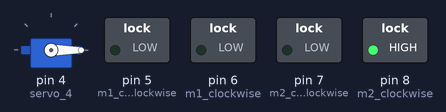
A sketch run on a simulated Arduino Uno, built with avr-gcc and run on an emulated ATmega328P. On the bench: servo, switched loads named in the sketch (green lamp = pin HIGH).

Above: at 0.05 s.
At 1.0 s:
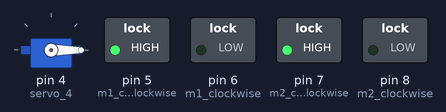
At 1.5 s:
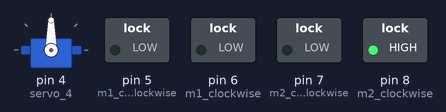
At 2.0 s:
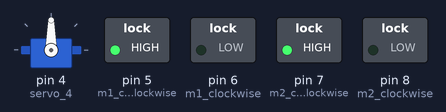
At 2.95 s:
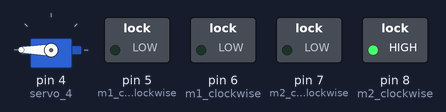
At 3.95 s:
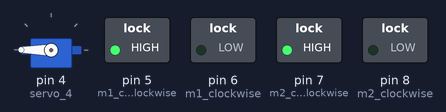
Timing chart, 0 to 9.1 s (numbered marks = the images above):
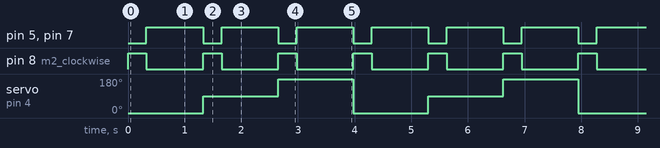

Measured:
- by itself, pin 5 (m1_counterclockwise), pin 7 (m2_counterclockwise): alternates HIGH for 1.0 s and LOW for 0.33 s
- by itself, pin 8 (m2_clockwise): alternates HIGH for 0.33 s and LOW for 1.0 s
- by itself, servo on pin 4 (servo_4): repeats every 4.0 s: 180° 1.3 s, 0° 1.3 s, 90° 1.3 s

The sketch:

Servo.ino
```cpp
#include <Servo.h>
#include <IRremote.h>

int RECV_PIN = 3;  // Pin where your IR receiver's OUT pin is connected

Servo servo_4;
int angle = 0;

String receivedSignal;

int zone;
//zone 1= right
//zone 2 = front
//zone 3 = left
//zone 4 = back

const int m1_clockwise = 6; //left motor //2
const int m1_counterclockwise = 5; //3
const int m2_clockwise = 8; //right motor //4
const int m2_counterclockwise = 7; //5
int m_pins[] = {m2_clockwise, m2_counterclockwise, m1_clockwise, m1_counterclockwise};

// this constant won't change. It's the pin number of the sensor's output:
const int trigPin = 10; //7
const int echoPin = 11; //8

void setup()
{
  IrReceiver.begin(RECV_PIN, ENABLE_LED_FEEDBACK);  // Start the receiver

  // Initialize pins for ultrasonic sensor
  pinMode(trigPin, OUTPUT);
  pinMode(echoPin, INPUT);

   // Initialize pins for motors
  for (int i = 0; i < sizeof(m_pins) / sizeof(m_pins[0]); i++) {
      pinMode(m_pins[i], OUTPUT);
  }

  servo_4.attach(4, 500, 2500);
  Serial.begin(9600);
}

void loop()
{
  servo_4.write(angle);
  zone = detectBall();
  changeDirection();
  //sendSignal();

  angle += 90;
  if (angle > 180)
  {
    angle =0;
  }
  delay(1000); // Wait for 1000 millisecond(s)
}

int detectBall()
{
  if (IrReceiver.decode()) {
    receivedSignal = String(IrReceiver.decodedIRData.command, HEX);
    IrReceiver.resume(); // Add this line
    if (angle == 0)
    {
      return 1;
    }
    else if (angle == 90)
    {
      return 2;
    }
    else if (angle == 180)
    {
      return 3;
    }
  }
  else
  {
      return 4;
  }
}

void changeDirection()
{
  if (zone == 1)
  {
    right(255);
    delay(150);
    forward(255);
  }
  else if (zone == 2)
  {
    forward(255);
  }
  else if (zone == 3)
  {
    left(255);
    delay(150);
    forward(255);
  }
  else
  {
    right(255);
    delay(325);
    forward(255);
  }
}

void forward(int speed) {
  analogWrite(m1_counterclockwise, speed);
  analogWrite(m2_counterclockwise, speed);

  digitalWrite(m1_clockwise, LOW);
  digitalWrite(m2_clockwise, LOW);
}

void backwards(int speed) {
  digitalWrite(m1_counterclockwise, LOW);
  digitalWrite(m2_counterclockwise, LOW);

  analogWrite(m1_clockwise, speed);
  analogWrite(m2_clockwise, speed);
}

void left(int speed)
{
  digitalWrite(m1_counterclockwise, LOW);
  digitalWrite(m2_counterclockwise, LOW);

  analogWrite(m1_clockwise, speed);
  digitalWrite(m2_clockwise, LOW);
}

void right(int speed)
{
  digitalWrite(m1_counterclockwise, LOW);
  digitalWrite(m2_counterclockwise, LOW);

  digitalWrite(m1_clockwise, LOW);
  analogWrite(m2_clockwise, speed);
}

//write a function where the robot stops and then changes direction to avoid the stutter !!

void stop() {
  digitalWrite(m1_counterclockwise, LOW);
  digitalWrite(m2_counterclockwise, LOW);

  digitalWrite(m1_clockwise, LOW);
  digitalWrite(m2_clockwise, LOW);
}

long microsecondsToCentimeters(long microseconds) {
  // The speed of sound is 340 m/s or 29 microseconds per centimeter.
  // The ping travels out and back, so to find the distance of the object we
  // take half of the distance travelled.
  return microseconds / 29 / 2;
}

// Modified sendSignal function with timing adjustments
int sendSignal() {
  long duration, cm;

  // Ensure a clean HIGH pulse
  digitalWrite(trigPin, LOW);
  delayMicroseconds(2);
  digitalWrite(trigPin, HIGH);
  delayMicroseconds(10);
  digitalWrite(trigPin, LOW);

  // Read the echo response
  duration = pulseIn(echoPin, HIGH);
  Serial.println(duration);

  if (duration == 0) {
    Serial.println("No echo received or out of range.");
    return -1;  // Return -1 if no echo is received
  }

  cm = microsecondsToCentimeters(duration);
  if (cm < 10 && cm > 0)  // Check that distance is within range
  {

    backwards(255);
    delay(1000);
    right(255);
    delay(350);
    forward(255);
  }

}
```
